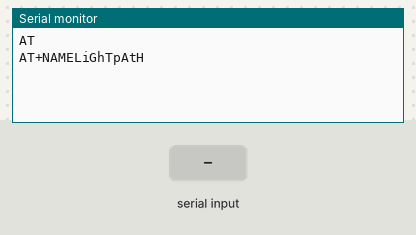
Bench run of a sketch on a simulated Arduino Uno, built with avr-gcc and run on an emulated ATmega328P. Shown: the last lines printed to the serial monitor. The test bench sets the inputs (shaded band).

Above: at 5.1 s.
5.2 s: "1\n" received over Serial
At 6.1 s:
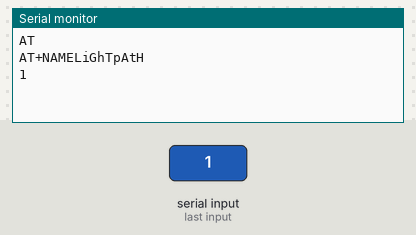
6.7 s: "0\n" received over Serial
At 7.2 s:
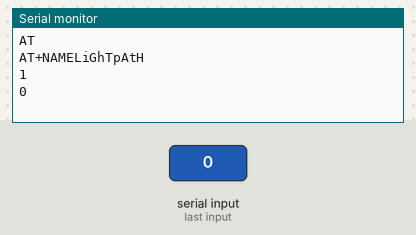
8.2 s: "2\n" received over Serial
At 9.6 s:
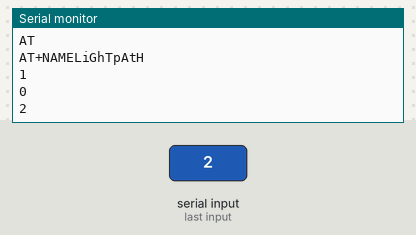

The sketch:

testbt.ino
```cpp
void setup()
{
  Serial.begin(9600); //set baud rate
  delay(2000);
  Serial.println("AT");
  Serial.readStringUntil('\n');
  Serial.println("AT+NAMELiGhTpAtH");
  Serial.readStringUntil('\n');
  Serial.setTimeout(1000);
}

void loop()
{
  String message = Serial.readStringUntil('\n');
  message.trim();

  if (message.length() == 0)
    return;

  Serial.println(message);
 }
```

Measured:
- after the input at 5.2 s, the serial monitor: prints a new line at once (image 1)
- after the input at 6.7 s, the serial monitor: prints a new line at once (image 2)
- after the input at 8.2 s, the serial monitor: prints a new line at once (image 3)
